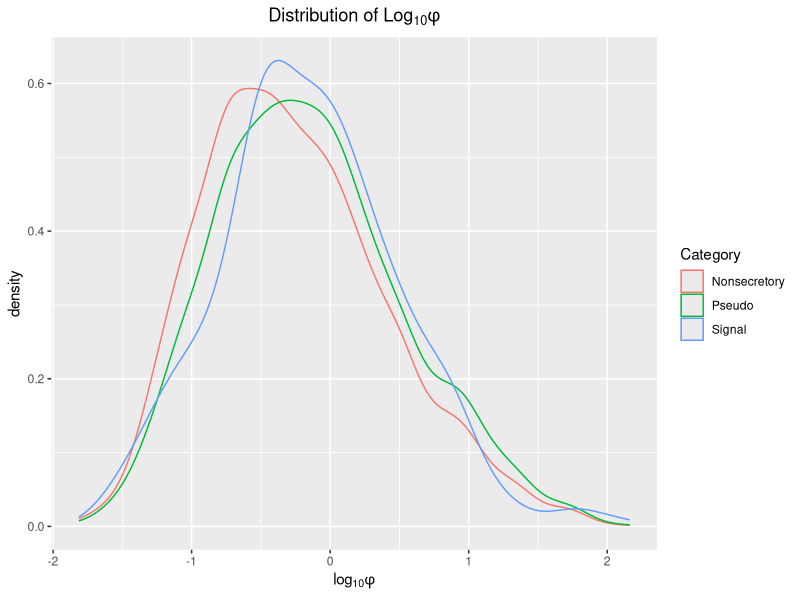

Write the R code that produced this figure.
library(ggplot2)

sp <- read.table("../Data/Empirical/ROC_Phi/Signal_peptides/sp_main_phi.csv",sep=",",header=T)
psp <- read.table("../Data/Empirical/ROC_Phi/Pseudo_signal/pseudo_sp_main_norm_phi.csv",sep=",",header=T)
nosp <- read.table("../Data/Empirical/ROC_Phi/nosp_main_phi.csv",sep=",",header=T)
sp[,2] <- log(sp[,2])
psp[,2] <- log(psp[,2])
nosp[,2] <- log(nosp[,2])
df <- rbind(sp,psp,nosp)
df[,3] <- c(rep("Signal",length(sp[,2])),rep("Pseudo",length(psp[,2])),rep("Nonsecretory",length(nosp[,2])))
colnames(df) <- c("Gene","Phi","Category")
p<-ggplot(df,aes(x=Phi, color=Category)) + geom_density() + xlab(label = expression("log"[10]*phi)) + ggtitle(label = expression("Distribution of Log"[10]*phi)) + theme(plot.title = element_text(hjust = 0.5))
ggsave(filename = "phi_distribution.pdf",dpi = 300)